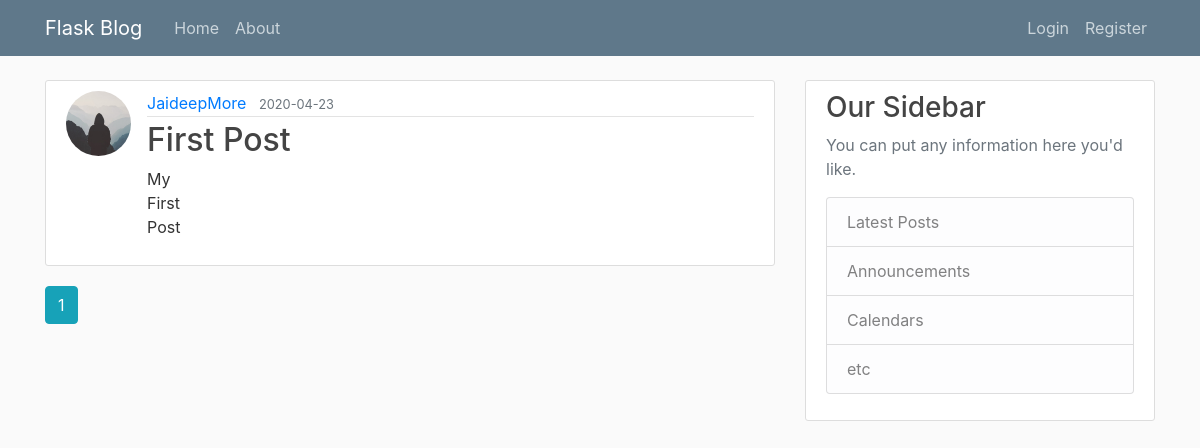
Before: / with the older database file.
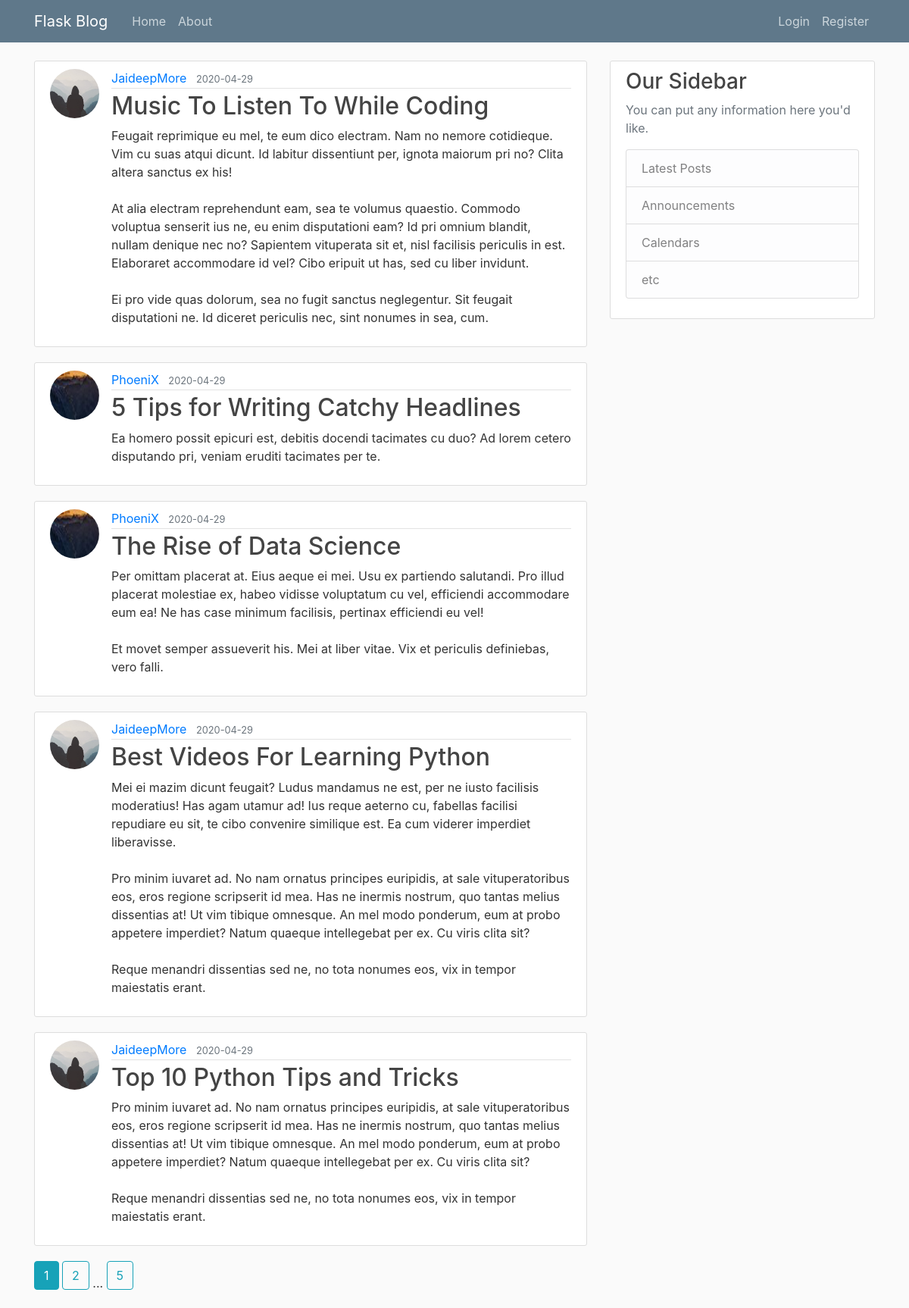
After: the same page with the newer database file.
### flask_blog/models.py (models this page shows, shortened)
class Post(db.Model):
    id = db.Column(db.Integer, primary_key=True)
    title = db.Column(db.String, nullable = False)
    date_posted = db.Column(db.DateTime, nullable = False, default = datetime.utcnow)
    content = db.Column(db.Text, nullable = False)
    author_id = db.Column(db.Integer, db.ForeignKey('user.id'), nullable=False)

class User(db.Model, UserMixin):
    id = db.Column(db.Integer, primary_key=True)
    username = db.Column(db.String, unique=True, nullable = False)
    email = db.Column(db.String, unique = True, nullable = False)
    image_file = db.Column(db.String, nullable = False, default="default.jpg")
    password = db.Column(db.String, nullable = False)
    posts = db.relationship('Post', backref="author", lazy=True)

### flask_blog/routes.py (the view)
@app.route('/home')
@app.route("/")
def home():
    page = request.args.get("page", 1, type=int)
    posts = Post.query.order_by(Post.date_posted.desc()).paginate(page=page, per_page=5)
    return render_template("home.html", posts=posts)

### flask_blog/templates/home.html (shortened to what this page needs)
{% extends "base.html" %}
{% block content %}
    {% for post in posts.items %}
        <article class="media content-section">
            <img class="rounded-circle article-img" src="{{ url_for('static', filename='profile_pic/'+ post.author.image_file) }}" alt="">
            <div class="media-body">
                <div class="article-metadata">
                <a class="mr-2" href="#">{{ post.author.username }}</a>
                <small class="text-muted">{{ post.date_posted.strftime('%Y-%m-%d') }}</small>
                </div>
                <h2><a class="article-title" href="{{url_for('post', post_id=post.id)}}">{{ post.title }}</a></h2>
                <p class="article-content">{{ post.content }}</p>
            </div>
        </article>
    {% endfor %}
    {% for page_num in posts.iter_pages(left_edge=1, right_edge=1, left_current=1, right_current=2) %}
        {% if page_num %}
            {% if posts.page == page_num %}
                <a class="btn btn-info mb-4" href="{{ url_for('home', page=page_num) }}">{{ page_num }}</a>
            {% else %}
                <a class="btn btn-outline-info mb-4" href="{{ url_for('home', page=page_num) }}">{{ page_num }}</a>
            {% endif %}
        {% else %}
            ...
        {% endif %}
    {% endfor %}
{% endblock content %}

### flask_blog/templates/base.html (shortened to what this page needs)
<!DOCTYPE html>
<html lang="en">
<head>
    <link rel="stylesheet" href="https://stackpath.bootstrapcdn.com/bootstrap/4.3.1/css/bootstrap.min.css">
    <link rel="stylesheet" href="{{url_for('static', filename='main.css')}}">
</head>
<body>
    <header class="site-header">
        <nav class="navbar navbar-expand-md navbar-dark bg-steel fixed-top">
          <div class="container">
            <a class="navbar-brand mr-4" href="/">Flask Blog</a>
            <div class="collapse navbar-collapse" id="navbarToggle">
              <div class="navbar-nav mr-auto">
                <a class="nav-item nav-link" href="{{url_for('home')}}">Home</a>
                <a class="nav-item nav-link" href="{{url_for('about')}}">About</a>
              </div>
              {% if current_user.is_authenticated %}
                <div class="navbar-nav">
                    <a class="nav-item nav-link" href="{{url_for('logout')}}">Logout</a>
                    <a class="nav-item nav-link" href="{{url_for('account')}}">Profile</a>
                    <a class="nav-item nav-link" href="{{url_for('new_post')}}">New Post</a>
                </div>
              {% else %}
                <div class="navbar-nav">
                  <a class="nav-item nav-link" href="{{url_for('login')}}">Login</a>
                  <a class="nav-item nav-link" href="{{url_for('register')}}">Register</a>
                </div>
                {% endif %}
            </div>
          </div>
        </nav>
      </header>
      <main role="main" class="container">
        <div class="row">
            <div class="col-md-8">
                {% block content %}{% endblock %}
            </div>
            <div class="col-md-4">
                <div class="content-section">
                    <h3>Our Sidebar</h3>
                    <p class='text-muted'>You can put any information here you'd like.
                        <ul class="list-group">
                            <li class="list-group-item list-group-item-light">Latest Posts</li>
                            <li class="list-group-item list-group-item-light">Announcements</li>
                            <li class="list-group-item list-group-item-light">Calendars</li>
                            <li class="list-group-item list-group-item-light">etc</li>
                        </ul>
                    </p>
                </div>
            </div>
        </div>
      </main>
</body>
</html>

### flask_blog/static/main.css (style rules this page uses)
body { background: #fafafa; color: #333333; margin-top: 5rem; }
h1, h2, h3, h4, h5, h6 { color: #444444; }
.bg-steel { background-color: #5f788a; }
.site-header .navbar-nav .nav-link { color: #cbd5db; }
.content-section { background: #ffffff; padding: 10px 20px; border: 1px solid #dddddd; border-radius: 3px; margin-bottom: 20px; }
.article-title { color: #444444; }
.article-content { white-space: pre-line; }
.article-img { height: 65px; width: 65px; margin-right: 16px; }
.article-metadata { padding-bottom: 1px; margin-bottom: 4px; border-bottom: 1px solid #e3e3e3 }

Changed rows visible on the page:
no longer on this page (row unchanged): Post: image_file (placeholder picture), author.username "JaideepMore", date_posted "2020-04-23", title "First Post", content "My First Post"
added Post: image_file (placeholder picture), author.username "JaideepMore", date_posted "2020-04-29", title "Music To Listen To While Coding", content "Feugait reprimique eu mel, te eum dico electram. Nam no nemore cotidieque. Vim cu suas atqui dicunt. Id labitur dissentiunt per, ignota maiorum pri no? Clita altera sanctus ex his! At alia electram reprehendunt eam, sea te volumus quaestio. Commodo voluptua senserit ius ne, eu enim disputationi eam? Id pri omnium blandit, nullam denique nec no? Sapientem vituperata sit et, nisl facilisis periculis in est. Elaboraret accommodare id vel? Cibo eripuit ut has, sed cu liber invidunt. Ei pro vide quas dolorum, sea no fugit sanctus neglegentur. Sit feugait disputationi ne. Id diceret periculis nec, sint nonumes in sea, cum."
added Post: image_file (picture), author.username "PhoeniX", date_posted "2020-04-29", title "5 Tips for Writing Catchy Headlines", content "Ea homero possit epicuri est, debitis docendi tacimates cu duo? Ad lorem cetero disputando pri, veniam eruditi tacimates per te."
added Post: image_file (picture), author.username "PhoeniX", date_posted "2020-04-29", title "The Rise of Data Science", content "Per omittam placerat at. Eius aeque ei mei. Usu ex partiendo salutandi. Pro illud placerat molestiae ex, habeo vidisse voluptatum cu vel, efficiendi accommodare eum ea! Ne has case minimum facilisis, pertinax efficiendi eu vel! Et movet semper assueverit his. Mei at liber vitae. Vix et periculis definiebas, vero falli."
added Post: image_file (placeholder picture), author.username "JaideepMore", date_posted "2020-04-29", title "Best Videos For Learning Python", content "Mei ei mazim dicunt feugait? Ludus mandamus ne est, per ne iusto facilisis moderatius! Has agam utamur ad! Ius reque aeterno cu, fabellas facilisi repudiare eu sit, te cibo convenire similique est. Ea cum viderer imperdiet liberavisse. Pro minim iuvaret ad. No nam ornatus principes euripidis, at sale vituperatoribus eos, eros regione scripserit id mea. Has ne inermis nostrum, quo tantas melius dissentias at! Ut vim tibique omnesque. An mel modo ponderum, eum at probo appetere imperdiet? Natum quaeque intellegebat per ex. Cu viris clita sit? Reque menandri dissentias sed ne, no tota nonumes eos, vix in tempor maiestatis erant."
added Post: image_file (placeholder picture), author.username "JaideepMore", date_posted "2020-04-29", title "Top 10 Python Tips and Tricks", content "Pro minim iuvaret ad. No nam ornatus principes euripidis, at sale vituperatoribus eos, eros regione scripserit id mea. Has ne inermis nostrum, quo tantas melius dissentias at! Ut vim tibique omnesque. An mel modo ponderum, eum at probo appetere imperdiet? Natum quaeque intellegebat per ex. Cu viris clita sit? Reque menandri dissentias sed ne, no tota nonumes eos, vix in tempor maiestatis erant."
Other visible differences:
new list line: "2"
new list line: "5"
